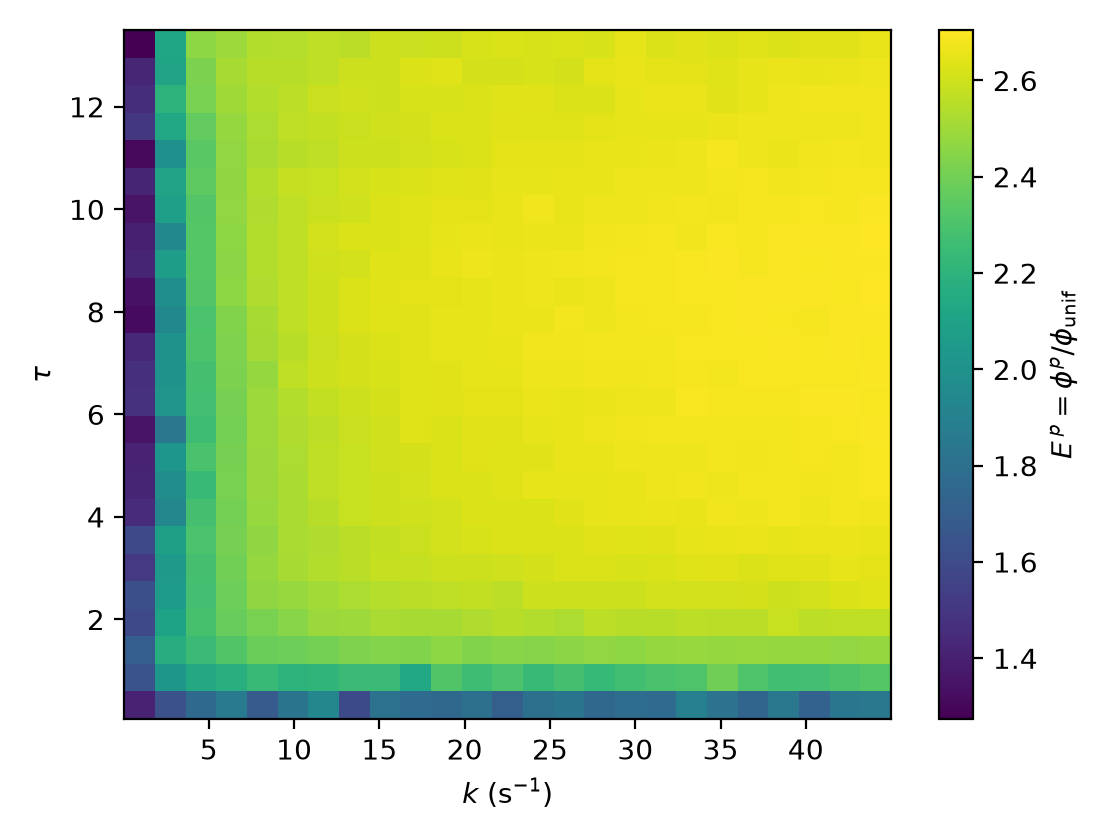

Recreate this plot in Python.
"""Figure 3(b): heatmap of passive boundary accumulation E^p over the (k, tau) kick-parameter plane (25 x 25 grid over 4096 Saltelli runs).

Renders a simple version of this panel from figure_3_b.csv alone (no processing).
Run: python3 figure_3_b.py
"""
from pathlib import Path
import pandas as pd
import matplotlib
matplotlib.use("Agg")
import matplotlib.pyplot as plt

HERE = Path(__file__).resolve().parent
STEM = "figure_3_b"
df = pd.read_csv(HERE / f"{STEM}.csv")

piv = df.pivot(index="tau", columns="k", values="E")
k = piv.columns.values
tau = piv.index.values
dk, dt = k[1] - k[0], tau[1] - tau[0]

fig, ax = plt.subplots(figsize=(5.6, 4.2))
im = ax.imshow(piv.values, origin="lower", aspect="auto", cmap="viridis",
               extent=[k[0] - dk / 2, k[-1] + dk / 2,
                       tau[0] - dt / 2, tau[-1] + dt / 2])
fig.colorbar(im, ax=ax, label=r"$E^{\,p} = \phi^{p}/\phi_{\rm unif}$")
ax.set_xlabel(r"$k$ (s$^{-1}$)")
ax.set_ylabel(r"$\tau$")

fig.tight_layout()
fig.savefig(HERE / f"{STEM}.png", dpi=200)
print(f"saved {STEM}.png")
